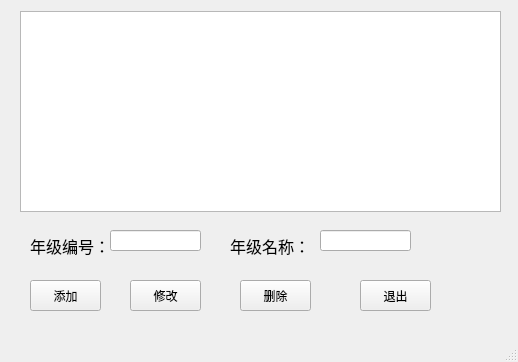
<?xml version="1.0" encoding="UTF-8"?>
<ui version="4.0">
 <class>MainWindow</class>
 <widget class="QMainWindow" name="MainWindow">
  <property name="geometry">
   <rect>
    <x>0</x>
    <y>0</y>
    <width>518</width>
    <height>362</height>
   </rect>
  </property>
  <property name="windowTitle">
   <string>MainWindow</string>
  </property>
  <widget class="QWidget" name="centralwidget">
   <widget class="QTableWidget" name="tableWidget">
    <property name="geometry">
     <rect>
      <x>20</x>
      <y>11</y>
      <width>481</width>
      <height>201</height>
     </rect>
    </property>
   </widget>
   <widget class="QLabel" name="label">
    <property name="geometry">
     <rect>
      <x>30</x>
      <y>230</y>
      <width>81</width>
      <height>31</height>
     </rect>
    </property>
    <property name="font">
     <font>
      <pointsize>12</pointsize>
     </font>
    </property>
    <property name="text">
     <string>年级编号：</string>
    </property>
   </widget>
   <widget class="QLabel" name="label_2">
    <property name="geometry">
     <rect>
      <x>230</x>
      <y>230</y>
      <width>81</width>
      <height>31</height>
     </rect>
    </property>
    <property name="font">
     <font>
      <pointsize>12</pointsize>
     </font>
    </property>
    <property name="text">
     <string>年级名称：</string>
    </property>
   </widget>
   <widget class="QLineEdit" name="lineEdit">
    <property name="geometry">
     <rect>
      <x>110</x>
      <y>230</y>
      <width>91</width>
      <height>21</height>
     </rect>
    </property>
   </widget>
   <widget class="QLineEdit" name="lineEdit_2">
    <property name="geometry">
     <rect>
      <x>320</x>
      <y>230</y>
      <width>91</width>
      <height>21</height>
     </rect>
    </property>
   </widget>
   <widget class="QPushButton" name="pushButton">
    <property name="geometry">
     <rect>
      <x>30</x>
      <y>280</y>
      <width>71</width>
      <height>31</height>
     </rect>
    </property>
    <property name="text">
     <string>添加</string>
    </property>
   </widget>
   <widget class="QPushButton" name="pushButton_2">
    <property name="geometry">
     <rect>
      <x>130</x>
      <y>280</y>
      <width>71</width>
      <height>31</height>
     </rect>
    </property>
    <property name="text">
     <string>修改</string>
    </property>
   </widget>
   <widget class="QPushButton" name="pushButton_3">
    <property name="geometry">
     <rect>
      <x>240</x>
      <y>280</y>
      <width>71</width>
      <height>31</height>
     </rect>
    </property>
    <property name="text">
     <string>删除</string>
    </property>
   </widget>
   <widget class="QPushButton" name="pushButton_4">
    <property name="geometry">
     <rect>
      <x>360</x>
      <y>280</y>
      <width>71</width>
      <height>31</height>
     </rect>
    </property>
    <property name="text">
     <string>退出</string>
    </property>
   </widget>
  </widget>
  <widget class="QMenuBar" name="menubar">
   <property name="geometry">
    <rect>
     <x>0</x>
     <y>0</y>
     <width>518</width>
     <height>22</height>
    </rect>
   </property>
  </widget>
  <widget class="QStatusBar" name="statusbar"/>
 </widget>
 <resources/>
 <connections/>
</ui>
